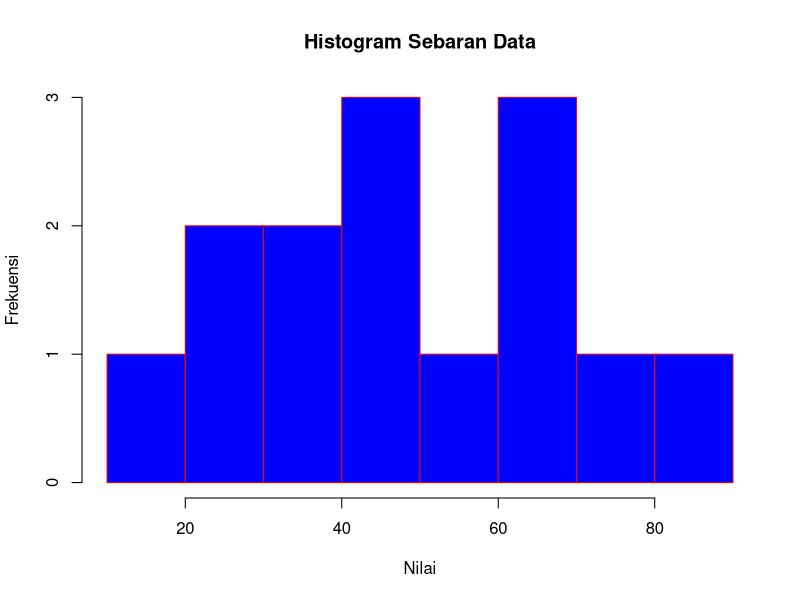

Recreate this plot in R.
#Seleksi dan Pembersihan Data
df <- data.frame(
  nama = c("Andy","George","Iwan","Jack"),
  umur = c(20,20,22,21),
  nilai = c(78,92,85,80)
)
df_selected <- df[, c("nama","nilai")]
print(df_selected)
df_filtered <- df[df$umur >20,]
print(df_filtered)
df_sorted <- df[order(-df$nilai), ]
print(df_sorted)

#Transformasi Data
df$nilai_kategori <- ifelse(df$nilai > 85, "Tinggi","Rendah")
print(df)
library(dplyr)
df <- mutate(df, nilai_perc = nilai/100)
print(df)
df_trans <- transmute(df, nama, nilai_perc)
print(df_trans)

#Agregasi Data
df <- data.frame(
  nama = c("Andy","George","Iwan","Jack"),
  kelas = c("A","B","A","B"),
  nilai = c(80,88,90,75)
)
df_summary <- df %>%
  group_by(kelas) %>%
  summarise(mean_nilai = mean(nilai))
print(df_summary)

#Handling Missing Value
df_kelas <- data.frame(
  nama = c("Barton","George","Iwan","Jack"),
  kelas = c("A","B","A","B")
)
df_joined <- left_join(df, df_kelas, by = "nama")
print(df_joined)
df_na <- data.frame(
  nama = c("Barton","George","N/A","Jack"),
  kelas = c("A","B","A","B")
)
df_clean <- na.omit(df_na)
#R Dataset
mtcars
?mtcars
Data_Cars <- mtcars
dim(Data_Cars)
names(Data_Cars)
rownames(Data_Cars)
Data_Cars$carb
sort(Data_Cars$carb)
summary(Data_Cars)

#Max dan Min
max(Data_Cars$carb)
min(Data_Cars$carb)
which.max(Data_Cars$carb)
which.min(Data_Cars$carb)
rownames(Data_Cars)[which.max(Data_Cars$carb)]
rownames(Data_Cars)[which.min(Data_Cars$carb)]
data1 <- c(64,25,72,35,64,13,54,46,31,82,64,23,46,47)

#Mean, Median, Mode
mean(Data_Cars$mpg)
median(Data_Cars$mpg)
names(sort(-table(Data_Cars$wt)))[1]
hist(data1,
     main= "Histogram Sebaran Data",
     xlab = "Nilai",
     ylab = "Frekuensi",
     col="blue",
     border="red")
